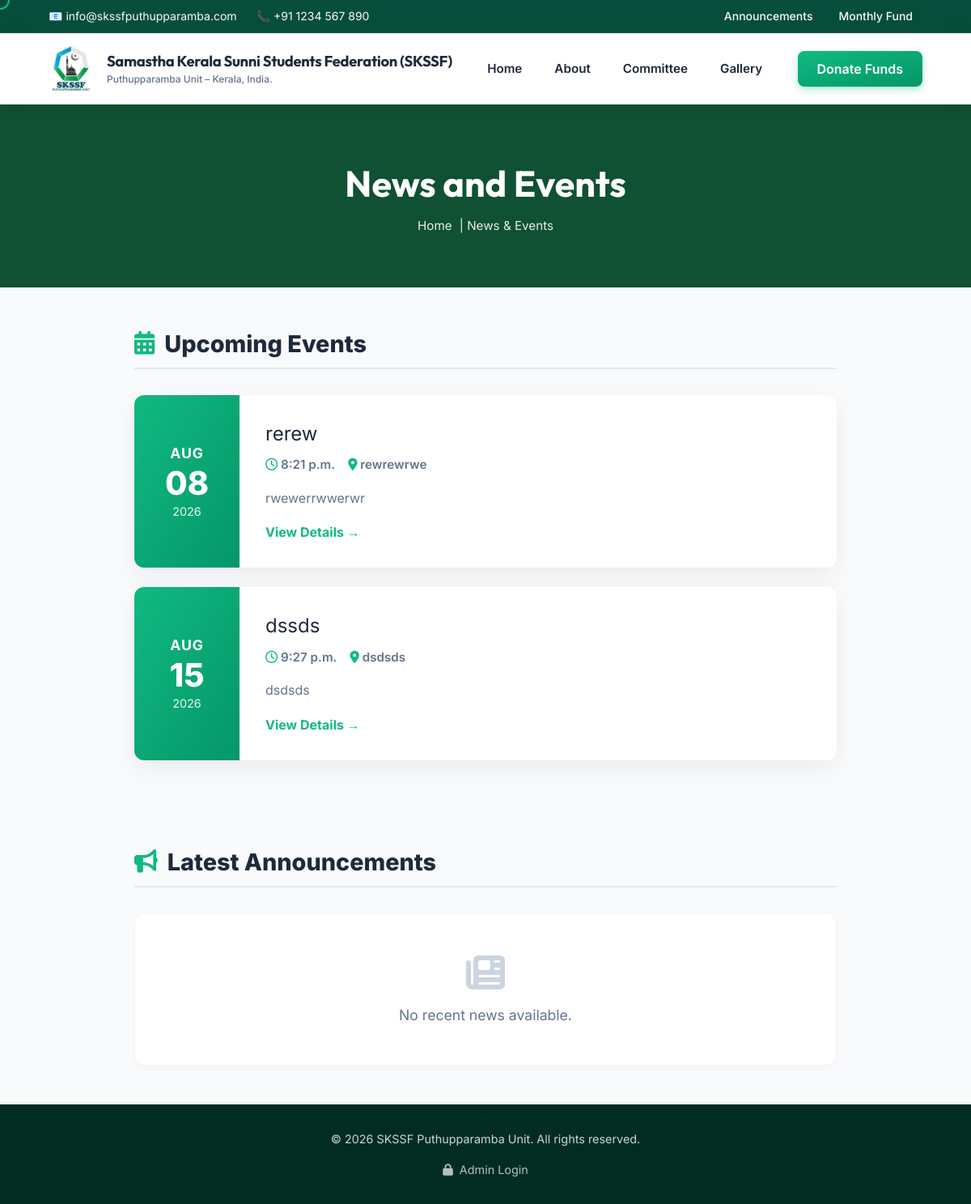
Page /news/ on the committed database.
### portal/models.py (models this page shows, shortened)
class Program(models.Model):
    PROGRAM_TYPES = (
        ('weekly', 'Weekly Dars'),
        ('monthly', 'Monthly Meeting'),
        ('relief', 'Relief Activity'),
        ('class', 'Islamic Class'),
        ('youth', 'Youth Program'),
        ('news', 'News / Announcement'),
        ('other', 'Other'),
    )
    title = models.CharField(max_length=255)
    description = models.TextField()
    program_type = models.CharField(max_length=20, choices=PROGRAM_TYPES, default='other')
    date = models.DateField()
    time = models.TimeField(null=True, blank=True)
    venue = models.CharField(max_length=255, null=True, blank=True)
    banner = models.ImageField(upload_to='programs/', null=True, blank=True)
    is_upcoming = models.BooleanField(default=True)
    class Meta:
        ordering = ['-date']

### portal/views.py (the view)
# urls.py: path('news/', views.news, name='news'),
def news(request):
    news_items = Program.objects.filter(program_type='news')
    events = Program.objects.filter(is_upcoming=True).exclude(program_type='news').order_by('date')
    return render(request, 'news.html', {'news_items': news_items, 'events': events})

### templates/news.html (shortened to what this page needs)
{% extends 'base.html' %}
{% block content %}
<div class="bg-primary text-white py-[3rem] md:py-[4rem] px-[5%] text-center relative">
    <div class="banner-content">
        <h1 class="text-[2rem] md:text-[2.8rem] mb-2 font-outfit font-bold">News and Events</h1>
        <div class="text-[0.95rem] opacity-90">
            <a href="{% url 'home' %}" class="text-white no-underline mr-[5px] hover:underline">Home</a> | News & Events
        </div>
    </div>
</div>
<div class="container mx-auto px-4 max-w-[900px] my-12 grid grid-cols-1 gap-12">
    <div>
        <h2 class="text-textmain text-[1.35rem] md:text-[1.8rem] font-extrabold mb-8 border-b-2 border-slate-200 pb-2 flex items-center gap-3"><i class="fas fa-calendar-alt text-[#10b981]"></i> Upcoming Events</h2>
        {% for event in events %}
        <div class="flex flex-col md:flex-row bg-white rounded-xl shadow-[0_10px_30px_rgba(0,0,0,0.06)] mb-6 overflow-hidden transition-all duration-300 hover:-translate-y-1.5 hover:shadow-[0_15px_35px_rgba(0,0,0,0.1)] cursor-pointer" onclick="openModal(`{{ event.title|escapejs }}`, 'Event', `{{ event.date|date:'F d, Y'|escapejs }}`, `{{ event.time|default:''|escapejs }}`, `{{ event.venue|default:''|escapejs }}`, `{% if event.banner %}{{ event.banner.url }}{% endif %}`, `desc-event-{{ event.pk }}`)">
            <div class="bg-gradient-to-br from-[#10b981] to-[#059669] text-white p-4 md:p-6 flex flex-col items-center justify-center min-w-[85px] md:min-w-[130px] text-center">
                <span class="text-[0.85rem] md:text-[1.1rem] font-bold uppercase tracking-wider">{{ event.date|date:"M" }}</span>
                <span class="text-[1.75rem] md:text-[2.5rem] font-extrabold leading-none my-1">{{ event.date|date:"d" }}</span>
                <span class="text-[0.75rem] md:text-[0.9rem] opacity-90">{{ event.date|date:"Y" }}</span>
            </div>
            <div class="p-4 md:p-8 flex-1">
                <h3 class="mb-2 md:mb-3 text-textmain text-[1.15rem] md:text-[1.5rem] leading-[1.3]"><a href="javascript:void(0)" class="text-inherit no-underline">{{ event.title }}</a></h3>
                <div class="flex flex-col md:flex-row flex-wrap gap-2 md:gap-4 text-slate-500 text-[0.8rem] md:text-[0.95rem] mb-2 md:mb-4 font-semibold">
                    {% if event.time %}<span><i class="far fa-clock text-[#10b981]"></i> {{ event.time }}</span>{% endif %}
                    {% if event.venue %}<span><i class="fas fa-map-marker-alt text-[#10b981]"></i> {{ event.venue }}</span>{% endif %}
                </div>
                <div class="text-textmuted leading-[1.7]">
                    {{ event.description|truncatewords:25 }}
                </div>
                <a href="javascript:void(0)" class="inline-block mt-4 text-[#10b981] font-bold no-underline">View Details &rarr;</a>
            </div>
        </div>
        {% empty %}
        <div class="text-center p-12 bg-white rounded-xl shadow-[0_4px_6px_rgba(0,0,0,0.02)] border border-slate-100">
            <i class="fas fa-calendar-times text-[3rem] text-slate-300 mb-4"></i>
            <p class="text-textmuted text-[1.1rem]">No upcoming events scheduled at the moment.</p>
        </div>
        {% endfor %}
    </div>
    <div>
        <h2 class="text-textmain text-[1.35rem] md:text-[1.8rem] font-extrabold mb-8 mt-8 border-b-2 border-slate-200 pb-2 flex items-center gap-3"><i class="fas fa-bullhorn text-[#10b981]"></i> Latest Announcements</h2>
        {% for news in news_items %}
        <div class="bg-white rounded-xl shadow-[0_10px_30px_rgba(0,0,0,0.05)] mb-8 overflow-hidden transition-all duration-300 hover:-translate-y-1.5 hover:shadow-[0_15px_35px_rgba(0,0,0,0.1)] cursor-pointer" onclick="openModal(`{{ news.title|escapejs }}`, 'News', `{{ news.date|date:'F d, Y'|escapejs }}`, '', '', `{% if news.banner %}{{ news.banner.url }}{% endif %}`, `desc-news-{{ news.pk }}`)">
            {% if news.banner %}
            <img src="{{ news.banner.url }}" alt="{{ news.title }}" class="w-full h-[200px] md:h-[350px] object-cover" loading="lazy">
            {% endif %}
            <div class="p-6 md:p-10">
                <span class="inline-block bg-indigo-100 text-indigo-700 px-3.5 py-1.5 rounded-full text-[0.85rem] font-bold mb-4">News</span>
                <h3 class="text-[1.35rem] md:text-[1.7rem] text-textmain mb-2"><a href="javascript:void(0)" class="text-inherit no-underline">{{ news.title }}</a></h3>
                <div class="text-slate-400 text-[0.95rem] mb-6 flex items-center gap-2 font-medium">
                    <i class="far fa-calendar"></i> Published: {{ news.date|date:"F d, Y" }}
                </div>
                <div class="text-textmuted leading-[1.7]">
                    {{ news.description|truncatewords:30 }}
                </div>
                <div id="desc-news-{{ news.pk }}" class="hidden">{{ news.description|linebreaks }}</div>
                <a href="javascript:void(0)" class="inline-block mt-4 text-[#10b981] font-bold no-underline">Read More &rarr;</a>
            </div>
        </div>
        {% empty %}
        <div class="text-center p-12 bg-white rounded-xl shadow-[0_4px_6px_rgba(0,0,0,0.02)] border border-slate-100">
            <i class="fas fa-newspaper text-[3rem] text-slate-300 mb-4"></i>
            <p class="text-textmuted text-[1.1rem]">No recent news available.</p>
        </div>
        {% endfor %}
    </div>
</div>
{% endblock %}

### templates/base.html (style rules this page uses)
* { box-sizing: border-box; margin: 0; padding: 0; }
body { -webkit-font-smoothing: antialiased; }
@media (min-width: 768px) { body, a, button, input, textarea, select { cursor: none !important; } }

### rows in the picture
Program: date "AUG", date "08", date "2026", title "rerew", time "8:21 p.m.", venue "rewrewrwe", description "rwewerrwwerwr"
Program: date "AUG", date "15", date "2026", title "dssds", time "9:27 p.m.", venue "dsdsds", description "dsdsds"
